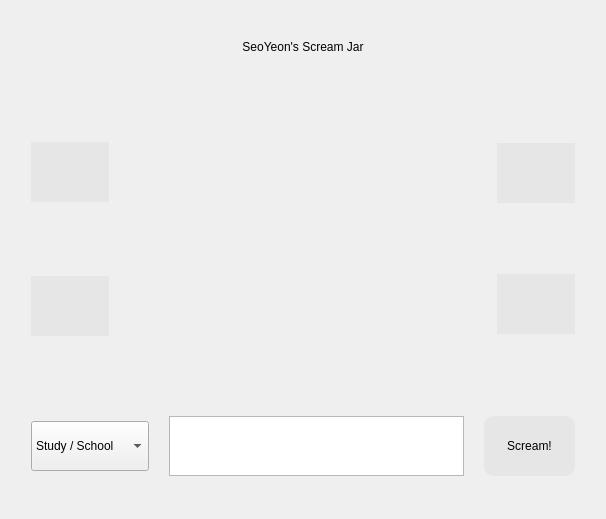
<?xml version="1.0" encoding="UTF-8"?>
<ui version="4.0">
 <class>MainPage</class>
 <widget class="QWidget" name="MainPage">
  <property name="geometry">
   <rect>
    <x>0</x>
    <y>0</y>
    <width>606</width>
    <height>519</height>
   </rect>
  </property>
  <property name="windowTitle">
   <string>Form</string>
  </property>
  <property name="styleSheet">
   <string notr="true">QPushButton{
	font: 700 12pt &quot;System&quot;;
background-color : rgb(230, 230, 230);
border-width : 0px;
border-radius: 45px;
padding: 23px;
}


QComboBox{
	font: 12pt &quot;System&quot;;
}

QPushButton:hover{
background-color : rgb(215, 215, 215);
}

QPushButton:pressed{
background-color : rgb(180, 180, 180);

}

QLabel{
font: 700 16pt &quot;System&quot;;
background-color: rgba(255, 255, 255, 0);
}
</string>
  </property>
  <layout class="QVBoxLayout" name="verticalLayout">
   <item>
    <layout class="QVBoxLayout" name="titleLayout">
     <item>
      <spacer name="verticalSpacer_5">
       <property name="orientation">
        <enum>Qt::Orientation::Vertical</enum>
       </property>
       <property name="sizeType">
        <enum>QSizePolicy::Policy::Fixed</enum>
       </property>
       <property name="sizeHint" stdset="0">
        <size>
         <width>20</width>
         <height>11</height>
        </size>
       </property>
      </spacer>
     </item>
     <item>
      <widget class="QLabel" name="titleLabel">
       <property name="sizePolicy">
        <sizepolicy hsizetype="Minimum" vsizetype="Minimum">
         <horstretch>0</horstretch>
         <verstretch>0</verstretch>
        </sizepolicy>
       </property>
       <property name="minimumSize">
        <size>
         <width>0</width>
         <height>50</height>
        </size>
       </property>
       <property name="text">
        <string>SeoYeon's Scream Jar</string>
       </property>
       <property name="alignment">
        <set>Qt::AlignmentFlag::AlignCenter</set>
       </property>
      </widget>
     </item>
    </layout>
   </item>
   <item>
    <spacer name="verticalSpacer_3">
     <property name="orientation">
      <enum>Qt::Orientation::Vertical</enum>
     </property>
     <property name="sizeType">
      <enum>QSizePolicy::Policy::Fixed</enum>
     </property>
     <property name="sizeHint" stdset="0">
      <size>
       <width>20</width>
       <height>20</height>
      </size>
     </property>
    </spacer>
   </item>
   <item>
    <layout class="QHBoxLayout" name="mainLayOut" stretch="0,0,0,0,0">
     <property name="sizeConstraint">
      <enum>QLayout::SizeConstraint::SetMaximumSize</enum>
     </property>
     <item>
      <spacer name="horizontalSpacer_2">
       <property name="orientation">
        <enum>Qt::Orientation::Horizontal</enum>
       </property>
       <property name="sizeType">
        <enum>QSizePolicy::Policy::Fixed</enum>
       </property>
       <property name="sizeHint" stdset="0">
        <size>
         <width>20</width>
         <height>20</height>
        </size>
       </property>
      </spacer>
     </item>
     <item>
      <layout class="QVBoxLayout" name="friendLayout">
       <property name="spacing">
        <number>10</number>
       </property>
       <property name="sizeConstraint">
        <enum>QLayout::SizeConstraint::SetMinimumSize</enum>
       </property>
       <item>
        <widget class="QPushButton" name="friendButton">
         <property name="text">
          <string/>
         </property>
         <property name="icon">
          <iconset resource="resources.qrc">
           <normaloff>:/icons/users.svg</normaloff>:/icons/users.svg</iconset>
         </property>
         <property name="iconSize">
          <size>
           <width>50</width>
           <height>50</height>
          </size>
         </property>
        </widget>
       </item>
       <item>
        <spacer name="verticalSpacer_4">
         <property name="orientation">
          <enum>Qt::Orientation::Vertical</enum>
         </property>
         <property name="sizeType">
          <enum>QSizePolicy::Policy::Fixed</enum>
         </property>
         <property name="sizeHint" stdset="0">
          <size>
           <width>20</width>
           <height>20</height>
          </size>
         </property>
        </spacer>
       </item>
       <item>
        <widget class="QPushButton" name="feedButton">
         <property name="sizePolicy">
          <sizepolicy hsizetype="Fixed" vsizetype="Fixed">
           <horstretch>0</horstretch>
           <verstretch>0</verstretch>
          </sizepolicy>
         </property>
         <property name="text">
          <string/>
         </property>
         <property name="icon">
          <iconset theme="QIcon::ThemeIcon::FolderOpen"/>
         </property>
         <property name="iconSize">
          <size>
           <width>50</width>
           <height>50</height>
          </size>
         </property>
        </widget>
       </item>
      </layout>
     </item>
     <item>
      <widget class="QWidget" name="jarWidget" native="true">
       <property name="styleSheet">
        <string notr="true">background-color: rgba(255, 255, 255, 0);</string>
       </property>
       <layout class="QVBoxLayout" name="jarLayout" stretch="0">
        <property name="spacing">
         <number>7</number>
        </property>
        <property name="sizeConstraint">
         <enum>QLayout::SizeConstraint::SetMaximumSize</enum>
        </property>
        <item>
         <widget class="ClickableLabel" name="jar">
          <property name="sizePolicy">
           <sizepolicy hsizetype="Expanding" vsizetype="Expanding">
            <horstretch>0</horstretch>
            <verstretch>0</verstretch>
           </sizepolicy>
          </property>
          <property name="contextMenuPolicy">
           <enum>Qt::ContextMenuPolicy::DefaultContextMenu</enum>
          </property>
          <property name="styleSheet">
           <string notr="true">image: url(:/images/jar.png);</string>
          </property>
          <property name="text">
           <string/>
          </property>
          <property name="textFormat">
           <enum>Qt::TextFormat::MarkdownText</enum>
          </property>
          <property name="scaledContents">
           <bool>true</bool>
          </property>
          <property name="alignment">
           <set>Qt::AlignmentFlag::AlignCenter</set>
          </property>
          <property name="indent">
           <number>-3</number>
          </property>
         </widget>
        </item>
       </layout>
      </widget>
     </item>
     <item>
      <layout class="QGridLayout" name="gridLayout">
       <property name="sizeConstraint">
        <enum>QLayout::SizeConstraint::SetMinimumSize</enum>
       </property>
       <item row="2" column="0">
        <widget class="QPushButton" name="analysisButton">
         <property name="sizePolicy">
          <sizepolicy hsizetype="Fixed" vsizetype="Fixed">
           <horstretch>0</horstretch>
           <verstretch>0</verstretch>
          </sizepolicy>
         </property>
         <property name="text">
          <string/>
         </property>
         <property name="icon">
          <iconset resource="resources.qrc">
           <normaloff>:/icons/chart.svg</normaloff>:/icons/chart.svg</iconset>
         </property>
         <property name="iconSize">
          <size>
           <width>50</width>
           <height>50</height>
          </size>
         </property>
        </widget>
       </item>
       <item row="0" column="0">
        <widget class="QPushButton" name="customButton">
         <property name="enabled">
          <bool>true</bool>
         </property>
         <property name="sizePolicy">
          <sizepolicy hsizetype="Fixed" vsizetype="Fixed">
           <horstretch>0</horstretch>
           <verstretch>0</verstretch>
          </sizepolicy>
         </property>
         <property name="styleSheet">
          <string notr="true"/>
         </property>
         <property name="text">
          <string/>
         </property>
         <property name="icon">
          <iconset resource="resources.qrc">
           <normaloff>:/icons/brush.svg</normaloff>:/icons/brush.svg</iconset>
         </property>
         <property name="iconSize">
          <size>
           <width>50</width>
           <height>50</height>
          </size>
         </property>
        </widget>
       </item>
       <item row="1" column="0">
        <spacer name="verticalSpacer_6">
         <property name="orientation">
          <enum>Qt::Orientation::Vertical</enum>
         </property>
         <property name="sizeType">
          <enum>QSizePolicy::Policy::Fixed</enum>
         </property>
         <property name="sizeHint" stdset="0">
          <size>
           <width>20</width>
           <height>20</height>
          </size>
         </property>
        </spacer>
       </item>
      </layout>
     </item>
     <item>
      <spacer name="horizontalSpacer">
       <property name="orientation">
        <enum>Qt::Orientation::Horizontal</enum>
       </property>
       <property name="sizeType">
        <enum>QSizePolicy::Policy::Fixed</enum>
       </property>
       <property name="sizeHint" stdset="0">
        <size>
         <width>20</width>
         <height>20</height>
        </size>
       </property>
      </spacer>
     </item>
    </layout>
   </item>
   <item>
    <spacer name="verticalSpacer_2">
     <property name="orientation">
      <enum>Qt::Orientation::Vertical</enum>
     </property>
     <property name="sizeType">
      <enum>QSizePolicy::Policy::Fixed</enum>
     </property>
     <property name="sizeHint" stdset="0">
      <size>
       <width>20</width>
       <height>30</height>
      </size>
     </property>
    </spacer>
   </item>
   <item>
    <layout class="QHBoxLayout" name="rowLayout">
     <property name="spacing">
      <number>20</number>
     </property>
     <property name="sizeConstraint">
      <enum>QLayout::SizeConstraint::SetMinimumSize</enum>
     </property>
     <item>
      <spacer name="horizontalSpacer_3">
       <property name="orientation">
        <enum>Qt::Orientation::Horizontal</enum>
       </property>
       <property name="sizeType">
        <enum>QSizePolicy::Policy::Fixed</enum>
       </property>
       <property name="sizeHint" stdset="0">
        <size>
         <width>20</width>
         <height>20</height>
        </size>
       </property>
      </spacer>
     </item>
     <item>
      <widget class="QComboBox" name="categoryComboBox">
       <property name="sizePolicy">
        <sizepolicy hsizetype="Minimum" vsizetype="Fixed">
         <horstretch>0</horstretch>
         <verstretch>0</verstretch>
        </sizepolicy>
       </property>
       <property name="minimumSize">
        <size>
         <width>100</width>
         <height>50</height>
        </size>
       </property>
       <property name="contextMenuPolicy">
        <enum>Qt::ContextMenuPolicy::DefaultContextMenu</enum>
       </property>
       <item>
        <property name="text">
         <string>Study / School</string>
        </property>
       </item>
       <item>
        <property name="text">
         <string>Work</string>
        </property>
       </item>
       <item>
        <property name="text">
         <string>Relationship</string>
        </property>
       </item>
       <item>
        <property name="text">
         <string>Financial issues</string>
        </property>
       </item>
       <item>
        <property name="text">
         <string>Politics / Society</string>
        </property>
       </item>
      </widget>
     </item>
     <item>
      <widget class="QTextEdit" name="screamTextEdit">
       <property name="sizePolicy">
        <sizepolicy hsizetype="Expanding" vsizetype="Fixed">
         <horstretch>0</horstretch>
         <verstretch>0</verstretch>
        </sizepolicy>
       </property>
       <property name="minimumSize">
        <size>
         <width>0</width>
         <height>60</height>
        </size>
       </property>
       <property name="maximumSize">
        <size>
         <width>16777215</width>
         <height>16777215</height>
        </size>
       </property>
       <property name="cursor" stdset="0">
        <cursorShape>IBeamCursor</cursorShape>
       </property>
      </widget>
     </item>
     <item>
      <widget class="QPushButton" name="enterButton">
       <property name="styleSheet">
        <string notr="true">border-radius: 10px;</string>
       </property>
       <property name="text">
        <string>Scream!</string>
       </property>
      </widget>
     </item>
     <item>
      <spacer name="horizontalSpacer_4">
       <property name="orientation">
        <enum>Qt::Orientation::Horizontal</enum>
       </property>
       <property name="sizeType">
        <enum>QSizePolicy::Policy::Fixed</enum>
       </property>
       <property name="sizeHint" stdset="0">
        <size>
         <width>20</width>
         <height>20</height>
        </size>
       </property>
      </spacer>
     </item>
    </layout>
   </item>
   <item>
    <spacer name="verticalSpacer">
     <property name="orientation">
      <enum>Qt::Orientation::Vertical</enum>
     </property>
     <property name="sizeType">
      <enum>QSizePolicy::Policy::Fixed</enum>
     </property>
     <property name="sizeHint" stdset="0">
      <size>
       <width>20</width>
       <height>32</height>
      </size>
     </property>
    </spacer>
   </item>
  </layout>
 </widget>
 <customwidgets>
  <customwidget>
   <class>ClickableLabel</class>
   <extends>QLabel</extends>
   <header>clickablelabel.h</header>
  </customwidget>
 </customwidgets>
 <resources>
  <include location="resources.qrc"/>
 </resources>
 <connections/>
</ui>
